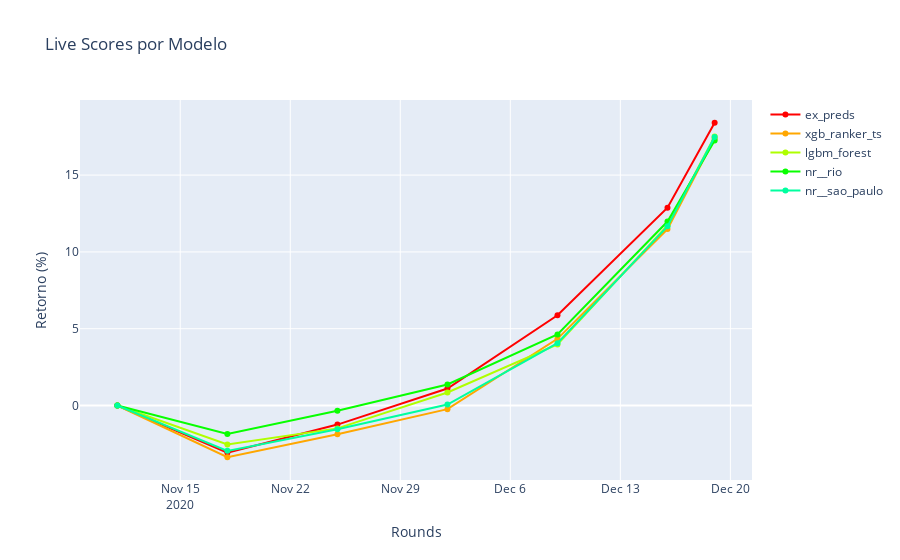

The code cell stored with this chart in its notebook:
### Code cell
visualize.plot_live_scores(live_dict['models'], live_dict['round'], base="acum")

### Figure 1 — Plotly figure (JSON) as saved in the notebook; plotly's stock layout.template omitted (floating-point values rounded to 4 significant figures)
{"data": [{"line": {"shape": "linear"}, "marker": {"color": "#ff0000"}, "name": "ex_preds", "type": "scatter", "x": ["2020-11-11T00:00:00+00:00", "2020-11-18T00:00:00+00:00", "2020-11-25T00:00:00+00:00", "2020-12-02T00:00:00+00:00", "2020-12-09T00:00:00+00:00", "2020-12-16T00:00:00+00:00", "2020-12-19T00:00:00+00:00", null], "y": [0, -3.077, -1.242, 1.109, 5.879, 12.88, 18.41]}, {"line": {"shape": "linear"}, "marker": {"color": "#ffa700"}, "name": "xgb_ranker_ts", "type": "scatter", "x": ["2020-11-11T00:00:00+00:00", "2020-11-18T00:00:00+00:00", "2020-11-25T00:00:00+00:00", "2020-12-02T00:00:00+00:00", "2020-12-09T00:00:00+00:00", "2020-12-16T00:00:00+00:00", "2020-12-19T00:00:00+00:00", null], "y": [0, -3.368, -1.866, -0.2376, 4.341, 11.49, 17.39]}, {"line": {"shape": "linear"}, "marker": {"color": "#afff00"}, "name": "lgbm_forest", "type": "scatter", "x": ["2020-11-11T00:00:00+00:00", "2020-11-18T00:00:00+00:00", "2020-11-25T00:00:00+00:00", "2020-12-02T00:00:00+00:00", "2020-12-09T00:00:00+00:00", "2020-12-16T00:00:00+00:00", "2020-12-19T00:00:00+00:00", null], "y": [0, -2.536, -1.489, 0.8487, 3.971, 11.72, 17.51]}, {"line": {"shape": "linear"}, "marker": {"color": "#08ff00"}, "name": "nr__rio", "type": "scatter", "x": ["2020-11-11T00:00:00+00:00", "2020-11-18T00:00:00+00:00", "2020-11-25T00:00:00+00:00", "2020-12-02T00:00:00+00:00", "2020-12-09T00:00:00+00:00", "2020-12-16T00:00:00+00:00", "2020-12-19T00:00:00+00:00", null], "y": [0, -1.857, -0.3455, 1.368, 4.622, 11.98, 17.25]}, {"line": {"shape": "linear"}, "marker": {"color": "#00ff9f"}, "name": "nr__sao_paulo", "type": "scatter", "x": ["2020-11-11T00:00:00+00:00", "2020-11-18T00:00:00+00:00", "2020-11-25T00:00:00+00:00", "2020-12-02T00:00:00+00:00", "2020-12-09T00:00:00+00:00", "2020-12-16T00:00:00+00:00", "2020-12-19T00:00:00+00:00", null], "y": [0, -2.953, -1.549, 0.0612, 4.055, 11.66, 17.48]}], "layout": {"title": {"text": "Live Scores por Modelo"}, "xaxis": {"title": {"text": "Rounds"}}, "yaxis": {"title": {"text": "Retorno (%)"}}}}
